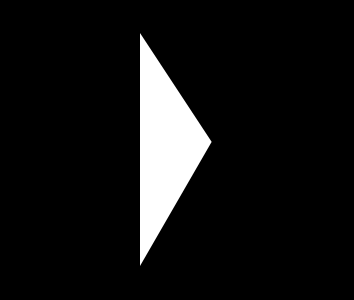
#> input picture zmap2.png, 354 x 300 px
$ python stereogram1.py
#> lines starting #> are read from the running program, lines starting #| are printed output that depends on the picture
from imageio import imread, imsave
import numpy as np

def getLerpParams(x):
    lBound = np.floor(x).astype(int)
    uBound = lBound + 1
    phase = x - lBound
    return lBound, uBound, phase

def lerp(x, y, phase):
    return x * (1 - phase) + y * phase

def getRPhases(shifts, center):
    height, width = shifts.shape
    centerRadii = np.round(shifts[:, center] * 0.5).astype(int)
    rPhases = \
        np.arange(-center, width - center) / (2 * centerRadii[:, None]) + 0.5
    heightRange = np.arange(height)
    for x in range(center, width):
        xShifts = shifts[:, x]
        lBound, uBound, phase = getLerpParams(x - xShifts)
        rPhases[:, x] = lerp(
            rPhases[heightRange, lBound],
            rPhases[heightRange, uBound],
            phase
        ) + 1
    assert np.all(rPhases[heightRange, center - centerRadii] == 0)
    return rPhases

def getLPhases(shifts, center):
    rPhases = getRPhases(shifts[:, ::-1], shifts.shape[1] - 1 - center)
    return -rPhases[:, ::-1]

shifts = np.mean(imread("zmap2.png").astype(float), axis=2) * -4 / 255 + 62
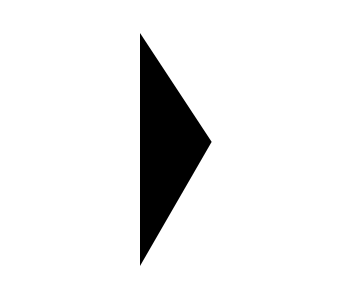
#> shifts: shape (300, 354) float64; min 58, max 62, mean 61.7; drawn with min black and max white
height, zWidth = shifts.shape
#> height = 300; zWidth = 354
zCenter = zWidth // 2
#> zCenter = 177
centerRadii = np.round(shifts[:, zCenter] * 0.5).astype(int)
#> centerRadii = 300 values, max 31 at index 0, min 29 at index 90, mean 30.26
rPhases = getRPhases(shifts, zCenter)
#> in getRPhases, `rPhases = \ np.arange(-center, width - center) / (2 * centerRadii[:, N..`:
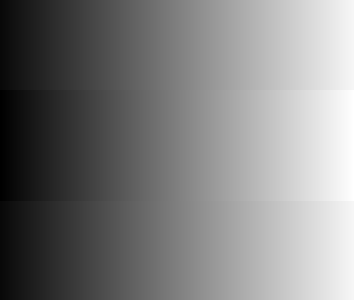
#> rPhases: shape (300, 354) float64; min -2.55, max 3.53, mean 0.492; drawn with min black and max white
lPhases = getLPhases(shifts, zCenter)
minRadius = np.min(centerRadii)
#> minRadius = 29
pCenter = zCenter + minRadius
#> pCenter = 206
pWidth = zWidth + 2 * minRadius
#> pWidth = 412
phases = np.empty((height, pWidth))
for y in range(height):
    phases[y, :pCenter + 1] = lPhases[
        y,
        centerRadii[y] - minRadius:zCenter + centerRadii[y] + 1
    ]
    phases[y, pCenter:] = rPhases[
        y,
        zCenter - centerRadii[y]:zWidth + minRadius - centerRadii[y]
    ]
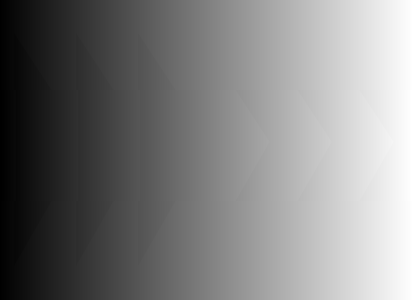
#> phases: shape (300, 412) float64; min -3.34, max 3.33, mean -0.0155; drawn with min black and max white
assert np.all(phases[:, pCenter] == 0)
pattern = imread("pattern1.png").astype(float)
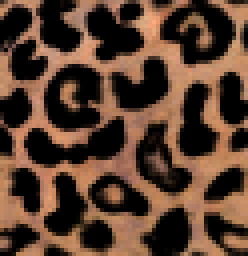
#> input picture pattern1.png, 62 x 64 px (shown 4 times larger)
patternHeight, patternWidth, _ = pattern.shape
#> patternHeight = 64; patternWidth = 62
lxIndices, uxIndices, xIndexPhases = getLerpParams(phases * patternWidth)
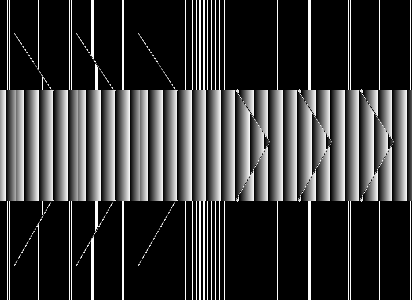
#> xIndexPhases: shape (300, 412) float64; min 0, max 1, mean 0.227
lxIndices = np.mod(lxIndices, patternWidth)
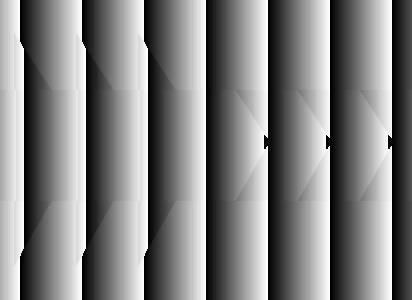
#> lxIndices: shape (300, 412) int64; min 0, max 61, mean 31; drawn with min black and max white
uxIndices = np.mod(uxIndices, patternWidth)
yIndices = np.mod(np.arange(height), patternHeight)[:, None]
lGram = pattern[yIndices, lxIndices]
rGram = pattern[yIndices, uxIndices]
gram = lerp(lGram, rGram, xIndexPhases[:, :, None])
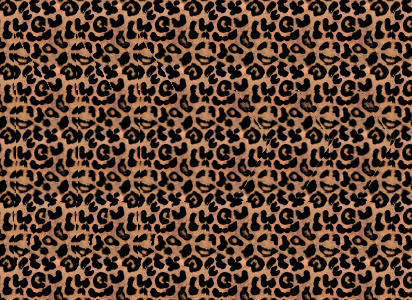
#> gram: shape (300, 412, 3) float64; mean R, G, B 90.1, 63.4, 47
imsave("gram2.png", np.round(gram).astype(np.uint8))
# imsave("phases1.png", np.round((phases - np.min(phases)) / (np.max(phases) - np.min(phases)) * 255).astype(np.uint8))
